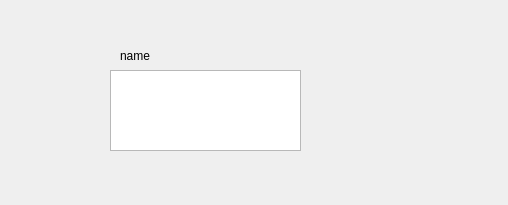
<?xml version="1.0" encoding="UTF-8"?>
<ui version="4.0">
 <class>Form</class>
 <widget class="QWidget" name="Form">
  <property name="geometry">
   <rect>
    <x>0</x>
    <y>0</y>
    <width>508</width>
    <height>205</height>
   </rect>
  </property>
  <property name="windowTitle">
   <string>Form</string>
  </property>
  <widget class="QWidget" name="widget" native="true">
   <property name="geometry">
    <rect>
     <x>90</x>
     <y>40</y>
     <width>211</width>
     <height>121</height>
    </rect>
   </property>
   <widget class="QLabel" name="label">
    <property name="geometry">
     <rect>
      <x>30</x>
      <y>10</y>
      <width>54</width>
      <height>12</height>
     </rect>
    </property>
    <property name="text">
     <string>name</string>
    </property>
   </widget>
   <widget class="QListWidget" name="listWidget">
    <property name="geometry">
     <rect>
      <x>20</x>
      <y>30</y>
      <width>191</width>
      <height>81</height>
     </rect>
    </property>
   </widget>
  </widget>
 </widget>
 <resources/>
 <connections/>
</ui>
